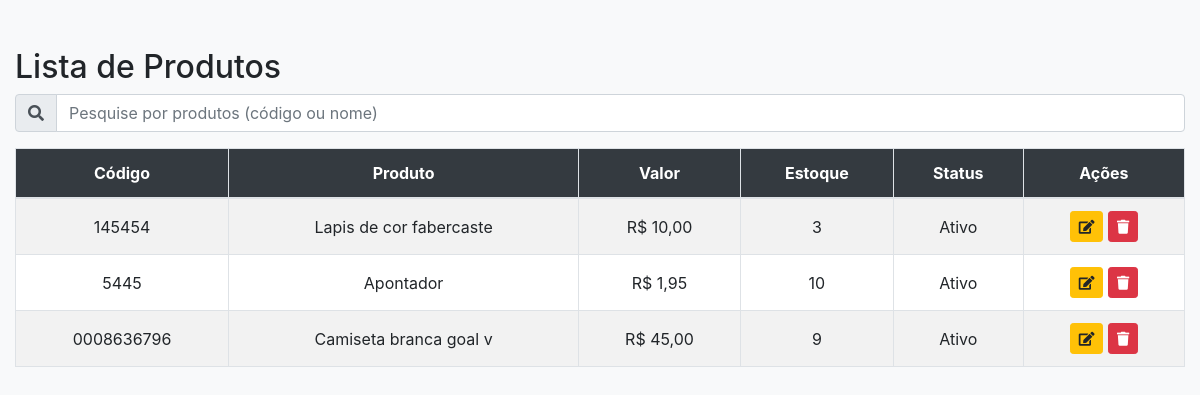
Screenshot of /produtos.php (signed in) with the database file from the repository.
### tables this page shows
CREATE TABLE `produtos` (
  `id` int(11) NOT NULL,
  `nome` varchar(100) NOT NULL,
  `preco` decimal(10,2) NOT NULL,
  `preco_custo` decimal(10,2) NOT NULL,
  `unidade` enum('unidade','kilograma','centimetros') NOT NULL,
  `categoria_id` int(11) NOT NULL,
  `codigo` varchar(50) NOT NULL,
  `status` enum('ativo','inativo') NOT NULL,
  `visivel_em` enum('PDV','Site','Ambos') NOT NULL,
  `created_at` timestamp NOT NULL DEFAULT current_timestamp(),
  `estoque` int(11) DEFAULT 0,
  `estoque_minimo` int(11) DEFAULT 0
);

### produtos.php (the view, shortened to what this page needs)
<?php
require 'db.php';
$nivel_acesso = $_SESSION['nivel_acesso'];
$stmt = $pdo->query('SELECT id, nome, preco, codigo, estoque, status FROM produtos');
$produtos = $stmt->fetchAll(PDO::FETCH_ASSOC);
?>
<!DOCTYPE html>
<html lang="pt-br">
<head>
    <link rel="stylesheet" href="https://stackpath.bootstrapcdn.com/bootstrap/4.5.2/css/bootstrap.min.css">
    <link rel="stylesheet" href="https://cdnjs.cloudflare.com/ajax/libs/font-awesome/5.15.3/css/all.min.css">
</head>
<body>
    <div class="container-fluid">
        <h2 class="mt-5">Lista de Produtos</h2>
        <div class="input-group mb-3">
            <div class="input-group-prepend">
                <span class="input-group-text"><i class="fas fa-search"></i></span>
            </div>
            <input type="text" id="search" class="form-control" placeholder="Pesquise por produtos (código ou nome)">
        </div>
        <table class="table table-bordered">
            <thead>
                <tr>
                    <th>Código</th>
                    <th>Produto</th>
                    <th>Valor</th>
                    <th>Estoque</th>
                    <th>Status</th>
                    <?php if ($nivel_acesso === 'admin'): ?>
                        <th>Ações</th>
                    <?php endif; ?>
                </tr>
            </thead>
            <tbody id="productList">
                <?php foreach ($produtos as $produto): ?>
                    <tr>
                        <td><?= $produto['codigo'] ?></td>
                        <td><?= $produto['nome'] ?></td>
                        <td>R$ <?= number_format($produto['preco'], 2, ',', '.') ?></td>
                        <td><?= $produto['estoque'] ?></td>
                        <td><?= $produto['status'] == 'ativo' ? 'Ativo' : 'Inativo' ?></td>
                        <?php if ($nivel_acesso === 'admin'): ?>
                            <td>
                                <a href="editar_produto.php?id=<?= $produto['id'] ?>" class="btn btn-warning btn-sm">
                                    <i class="fas fa-edit"></i>
                                </a>
                                <a href="deletar_produto.php?id=<?= $produto['id'] ?>" class="btn btn-danger btn-sm" onclick="return confirm('Tem certeza que deseja deletar este produto?')">
                                    <i class="fas fa-trash"></i>
                                </a>
                            </td>
                        <?php endif; ?>
                    </tr>
                <?php endforeach; ?>
            </tbody>
        </table>
    </div>
</body>
</html>

### produtos.php (style rules this page uses)
body { background-color: #f8f9fa; margin: 0; }
.container-fluid { margin-top: 20px; }
.table thead th { background-color: #343a40; color: white; }
.table tbody tr { background-color: white; }
.table tbody tr:nth-of-type(odd) { background-color: #f2f2f2; }
.table td, .table th { vertical-align: middle; text-align: center; }
.form-control { text-align: left; }
.fa-edit, .fa-trash { cursor: pointer; }

### rows the page displays
produtos: codigo "145454", nome "Lapis de cor fabercaste", preco "10,00", estoque "3", status "Ativo"
produtos: codigo "5445", nome "Apontador", preco "1,95", estoque "10", status "Ativo"
produtos: codigo "0008636796", nome "Camiseta branca goal v", preco "45,00", estoque "9", status "Ativo"
